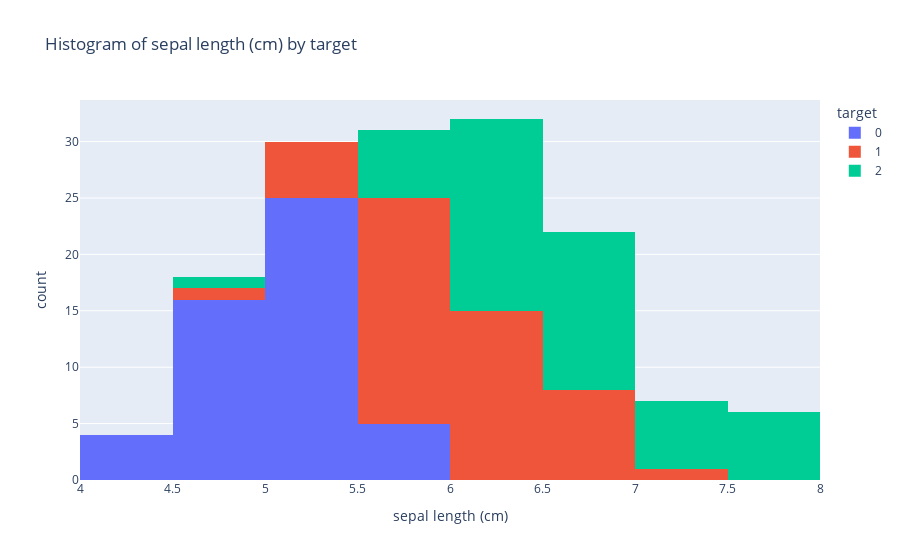
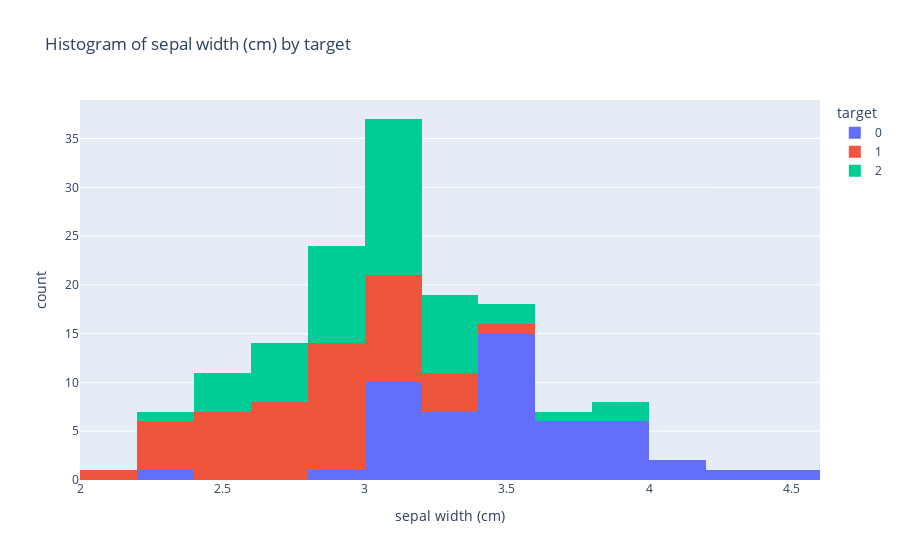
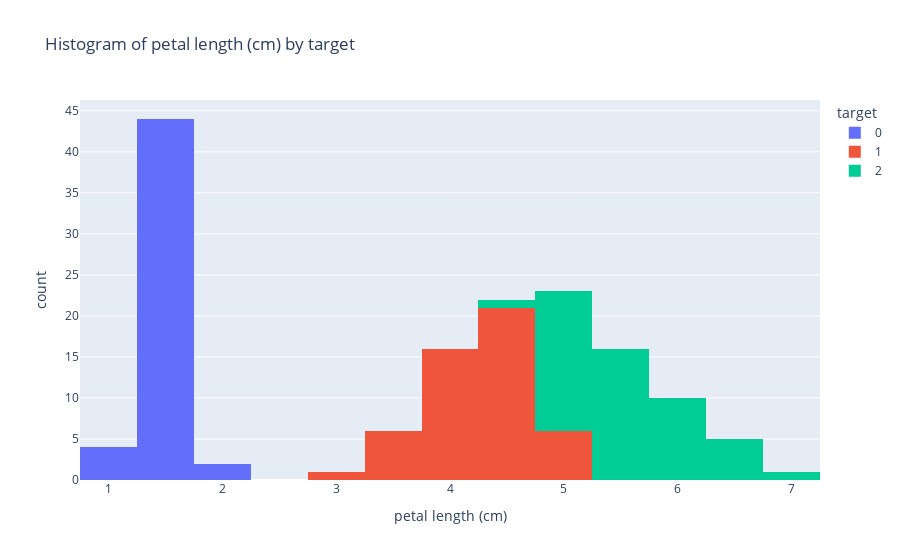
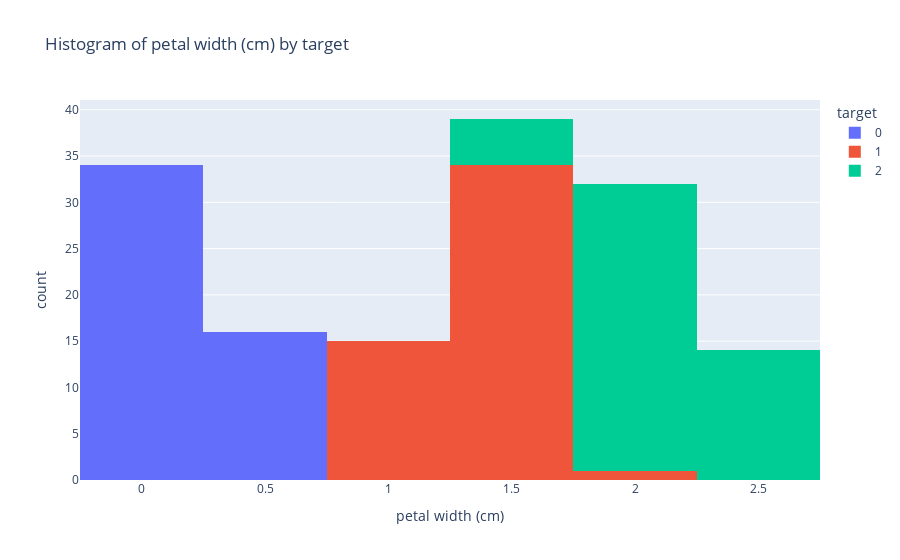

Notebook cell for these charts, in order:
### Code cell
import plotly.express as px

for col in df.columns:
    if col != "target":
        fig=px.histogram(df, x=col, color="target", title=f"Histogram of {col} by target")
        fig.show()

### Figure 1 — Plotly figure (JSON) as saved in the notebook; plotly's stock layout.template omitted (floating-point values rounded to 4 significant figures)
{"data": [{"bingroup": "x", "hovertemplate": "target=0<br>sepal length (cm)=%{x}<br>count=%{y}<extra></extra>", "legendgroup": "0", "marker": {"color": "#636efa", "pattern": {"shape": ""}}, "name": "0", "orientation": "v", "showlegend": true, "type": "histogram", "x": [5.1, 4.9, 4.7, 4.6, 5.0, 5.4, 4.6, 5.0, 4.4, 4.9, 5.4, 4.8, 4.8, 4.3, 5.8, 5.7, 5.4, 5.1, 5.7, 5.1, 5.4, 5.1, 4.6, 5.1, 4.8, 5.0, 5.0, 5.2, 5.2, 4.7, 4.8, 5.4, 5.2, 5.5, 4.9, 5.0, 5.5, 4.9, 4.4, 5.1, 5.0, 4.5, 4.4, 5.0, 5.1, 4.8, 5.1, 4.6, 5.3, 5.0], "xaxis": "x", "yaxis": "y"}, {"bingroup": "x", "hovertemplate": "target=1<br>sepal length (cm)=%{x}<br>count=%{y}<extra></extra>", "legendgroup": "1", "marker": {"color": "#EF553B", "pattern": {"shape": ""}}, "name": "1", "orientation": "v", "showlegend": true, "type": "histogram", "x": [7.0, 6.4, 6.9, 5.5, 6.5, 5.7, 6.3, 4.9, 6.6, 5.2, 5.0, 5.9, 6.0, 6.1, 5.6, 6.7, 5.6, 5.8, 6.2, 5.6, 5.9, 6.1, 6.3, 6.1, 6.4, 6.6, 6.8, 6.7, 6.0, 5.7, 5.5, 5.5, 5.8, 6.0, 5.4, 6.0, 6.7, 6.3, 5.6, 5.5, 5.5, 6.1, 5.8, 5.0, 5.6, 5.7, 5.7, 6.2, 5.1, 5.7], "xaxis": "x", "yaxis": "y"}, {"bingroup": "x", "hovertemplate": "target=2<br>sepal length (cm)=%{x}<br>count=%{y}<extra></extra>", "legendgroup": "2", "marker": {"color": "#00cc96", "pattern": {"shape": ""}}, "name": "2", "orientation": "v", "showlegend": true, "type": "histogram", "x": [6.3, 5.8, 7.1, 6.3, 6.5, 7.6, 4.9, 7.3, 6.7, 7.2, 6.5, 6.4, 6.8, 5.7, 5.8, 6.4, 6.5, 7.7, 7.7, 6.0, 6.9, 5.6, 7.7, 6.3, 6.7, 7.2, 6.2, 6.1, 6.4, 7.2, 7.4, 7.9, 6.4, 6.3, 6.1, 7.7, 6.3, 6.4, 6.0, 6.9, 6.7, 6.9, 5.8, 6.8, 6.7, 6.7, 6.3, 6.5, 6.2, 5.9], "xaxis": "x", "yaxis": "y"}], "layout": {"barmode": "relative", "legend": {"title": {"text": "target"}, "tracegroupgap": 0}, "title": {"text": "Histogram of sepal length (cm) by target"}, "xaxis": {"anchor": "y", "domain": [0, 1], "title": {"text": "sepal length (cm)"}}, "yaxis": {"anchor": "x", "domain": [0, 1], "title": {"text": "count"}}}}

### Figure 2 — Plotly figure (JSON) as saved in the notebook; plotly's stock layout.template omitted (floating-point values rounded to 4 significant figures)
{"data": [{"bingroup": "x", "hovertemplate": "target=0<br>sepal width (cm)=%{x}<br>count=%{y}<extra></extra>", "legendgroup": "0", "marker": {"color": "#636efa", "pattern": {"shape": ""}}, "name": "0", "orientation": "v", "showlegend": true, "type": "histogram", "x": [3.5, 3.0, 3.2, 3.1, 3.6, 3.9, 3.4, 3.4, 2.9, 3.1, 3.7, 3.4, 3.0, 3.0, 4.0, 4.4, 3.9, 3.5, 3.8, 3.8, 3.4, 3.7, 3.6, 3.3, 3.4, 3.0, 3.4, 3.5, 3.4, 3.2, 3.1, 3.4, 4.1, 4.2, 3.1, 3.2, 3.5, 3.6, 3.0, 3.4, 3.5, 2.3, 3.2, 3.5, 3.8, 3.0, 3.8, 3.2, 3.7, 3.3], "xaxis": "x", "yaxis": "y"}, {"bingroup": "x", "hovertemplate": "target=1<br>sepal width (cm)=%{x}<br>count=%{y}<extra></extra>", "legendgroup": "1", "marker": {"color": "#EF553B", "pattern": {"shape": ""}}, "name": "1", "orientation": "v", "showlegend": true, "type": "histogram", "x": [3.2, 3.2, 3.1, 2.3, 2.8, 2.8, 3.3, 2.4, 2.9, 2.7, 2.0, 3.0, 2.2, 2.9, 2.9, 3.1, 3.0, 2.7, 2.2, 2.5, 3.2, 2.8, 2.5, 2.8, 2.9, 3.0, 2.8, 3.0, 2.9, 2.6, 2.4, 2.4, 2.7, 2.7, 3.0, 3.4, 3.1, 2.3, 3.0, 2.5, 2.6, 3.0, 2.6, 2.3, 2.7, 3.0, 2.9, 2.9, 2.5, 2.8], "xaxis": "x", "yaxis": "y"}, {"bingroup": "x", "hovertemplate": "target=2<br>sepal width (cm)=%{x}<br>count=%{y}<extra></extra>", "legendgroup": "2", "marker": {"color": "#00cc96", "pattern": {"shape": ""}}, "name": "2", "orientation": "v", "showlegend": true, "type": "histogram", "x": [3.3, 2.7, 3.0, 2.9, 3.0, 3.0, 2.5, 2.9, 2.5, 3.6, 3.2, 2.7, 3.0, 2.5, 2.8, 3.2, 3.0, 3.8, 2.6, 2.2, 3.2, 2.8, 2.8, 2.7, 3.3, 3.2, 2.8, 3.0, 2.8, 3.0, 2.8, 3.8, 2.8, 2.8, 2.6, 3.0, 3.4, 3.1, 3.0, 3.1, 3.1, 3.1, 2.7, 3.2, 3.3, 3.0, 2.5, 3.0, 3.4, 3.0], "xaxis": "x", "yaxis": "y"}], "layout": {"barmode": "relative", "legend": {"title": {"text": "target"}, "tracegroupgap": 0}, "title": {"text": "Histogram of sepal width (cm) by target"}, "xaxis": {"anchor": "y", "domain": [0, 1], "title": {"text": "sepal width (cm)"}}, "yaxis": {"anchor": "x", "domain": [0, 1], "title": {"text": "count"}}}}

### Figure 3 — Plotly figure (JSON) as saved in the notebook; plotly's stock layout.template omitted (floating-point values rounded to 4 significant figures)
{"data": [{"bingroup": "x", "hovertemplate": "target=0<br>petal length (cm)=%{x}<br>count=%{y}<extra></extra>", "legendgroup": "0", "marker": {"color": "#636efa", "pattern": {"shape": ""}}, "name": "0", "orientation": "v", "showlegend": true, "type": "histogram", "x": [1.4, 1.4, 1.3, 1.5, 1.4, 1.7, 1.4, 1.5, 1.4, 1.5, 1.5, 1.6, 1.4, 1.1, 1.2, 1.5, 1.3, 1.4, 1.7, 1.5, 1.7, 1.5, 1.0, 1.7, 1.9, 1.6, 1.6, 1.5, 1.4, 1.6, 1.6, 1.5, 1.5, 1.4, 1.5, 1.2, 1.3, 1.4, 1.3, 1.5, 1.3, 1.3, 1.3, 1.6, 1.9, 1.4, 1.6, 1.4, 1.5, 1.4], "xaxis": "x", "yaxis": "y"}, {"bingroup": "x", "hovertemplate": "target=1<br>petal length (cm)=%{x}<br>count=%{y}<extra></extra>", "legendgroup": "1", "marker": {"color": "#EF553B", "pattern": {"shape": ""}}, "name": "1", "orientation": "v", "showlegend": true, "type": "histogram", "x": [4.7, 4.5, 4.9, 4.0, 4.6, 4.5, 4.7, 3.3, 4.6, 3.9, 3.5, 4.2, 4.0, 4.7, 3.6, 4.4, 4.5, 4.1, 4.5, 3.9, 4.8, 4.0, 4.9, 4.7, 4.3, 4.4, 4.8, 5.0, 4.5, 3.5, 3.8, 3.7, 3.9, 5.1, 4.5, 4.5, 4.7, 4.4, 4.1, 4.0, 4.4, 4.6, 4.0, 3.3, 4.2, 4.2, 4.2, 4.3, 3.0, 4.1], "xaxis": "x", "yaxis": "y"}, {"bingroup": "x", "hovertemplate": "target=2<br>petal length (cm)=%{x}<br>count=%{y}<extra></extra>", "legendgroup": "2", "marker": {"color": "#00cc96", "pattern": {"shape": ""}}, "name": "2", "orientation": "v", "showlegend": true, "type": "histogram", "x": [6.0, 5.1, 5.9, 5.6, 5.8, 6.6, 4.5, 6.3, 5.8, 6.1, 5.1, 5.3, 5.5, 5.0, 5.1, 5.3, 5.5, 6.7, 6.9, 5.0, 5.7, 4.9, 6.7, 4.9, 5.7, 6.0, 4.8, 4.9, 5.6, 5.8, 6.1, 6.4, 5.6, 5.1, 5.6, 6.1, 5.6, 5.5, 4.8, 5.4, 5.6, 5.1, 5.1, 5.9, 5.7, 5.2, 5.0, 5.2, 5.4, 5.1], "xaxis": "x", "yaxis": "y"}], "layout": {"barmode": "relative", "legend": {"title": {"text": "target"}, "tracegroupgap": 0}, "title": {"text": "Histogram of petal length (cm) by target"}, "xaxis": {"anchor": "y", "domain": [0, 1], "title": {"text": "petal length (cm)"}}, "yaxis": {"anchor": "x", "domain": [0, 1], "title": {"text": "count"}}}}

### Figure 4 — Plotly figure (JSON) as saved in the notebook; plotly's stock layout.template omitted (floating-point values rounded to 4 significant figures)
{"data": [{"bingroup": "x", "hovertemplate": "target=0<br>petal width (cm)=%{x}<br>count=%{y}<extra></extra>", "legendgroup": "0", "marker": {"color": "#636efa", "pattern": {"shape": ""}}, "name": "0", "orientation": "v", "showlegend": true, "type": "histogram", "x": [0.2, 0.2, 0.2, 0.2, 0.2, 0.4, 0.3, 0.2, 0.2, 0.1, 0.2, 0.2, 0.1, 0.1, 0.2, 0.4, 0.4, 0.3, 0.3, 0.3, 0.2, 0.4, 0.2, 0.5, 0.2, 0.2, 0.4, 0.2, 0.2, 0.2, 0.2, 0.4, 0.1, 0.2, 0.2, 0.2, 0.2, 0.1, 0.2, 0.2, 0.3, 0.3, 0.2, 0.6, 0.4, 0.3, 0.2, 0.2, 0.2, 0.2], "xaxis": "x", "yaxis": "y"}, {"bingroup": "x", "hovertemplate": "target=1<br>petal width (cm)=%{x}<br>count=%{y}<extra></extra>", "legendgroup": "1", "marker": {"color": "#EF553B", "pattern": {"shape": ""}}, "name": "1", "orientation": "v", "showlegend": true, "type": "histogram", "x": [1.4, 1.5, 1.5, 1.3, 1.5, 1.3, 1.6, 1.0, 1.3, 1.4, 1.0, 1.5, 1.0, 1.4, 1.3, 1.4, 1.5, 1.0, 1.5, 1.1, 1.8, 1.3, 1.5, 1.2, 1.3, 1.4, 1.4, 1.7, 1.5, 1.0, 1.1, 1.0, 1.2, 1.6, 1.5, 1.6, 1.5, 1.3, 1.3, 1.3, 1.2, 1.4, 1.2, 1.0, 1.3, 1.2, 1.3, 1.3, 1.1, 1.3], "xaxis": "x", "yaxis": "y"}, {"bingroup": "x", "hovertemplate": "target=2<br>petal width (cm)=%{x}<br>count=%{y}<extra></extra>", "legendgroup": "2", "marker": {"color": "#00cc96", "pattern": {"shape": ""}}, "name": "2", "orientation": "v", "showlegend": true, "type": "histogram", "x": [2.5, 1.9, 2.1, 1.8, 2.2, 2.1, 1.7, 1.8, 1.8, 2.5, 2.0, 1.9, 2.1, 2.0, 2.4, 2.3, 1.8, 2.2, 2.3, 1.5, 2.3, 2.0, 2.0, 1.8, 2.1, 1.8, 1.8, 1.8, 2.1, 1.6, 1.9, 2.0, 2.2, 1.5, 1.4, 2.3, 2.4, 1.8, 1.8, 2.1, 2.4, 2.3, 1.9, 2.3, 2.5, 2.3, 1.9, 2.0, 2.3, 1.8], "xaxis": "x", "yaxis": "y"}], "layout": {"barmode": "relative", "legend": {"title": {"text": "target"}, "tracegroupgap": 0}, "title": {"text": "Histogram of petal width (cm) by target"}, "xaxis": {"anchor": "y", "domain": [0, 1], "title": {"text": "petal width (cm)"}}, "yaxis": {"anchor": "x", "domain": [0, 1], "title": {"text": "count"}}}}
